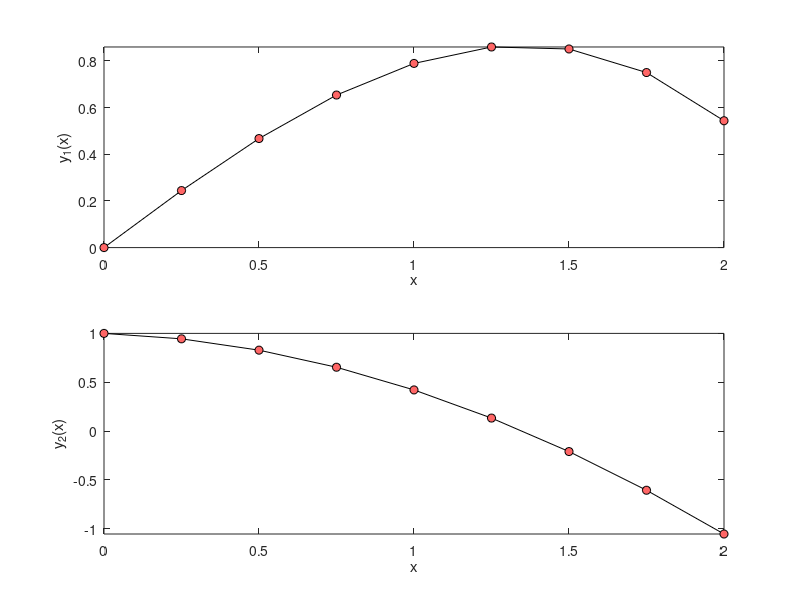

Reproduce this figure in MATLAB.
%% Code 7-5 | Forth Order Runge-Kutta Method
clc; clear; close all
f = @(x,Y) [Y(2); -0.1*Y(2)-x];           %ODE
Y = [0 1];                                %initial values
S = [0 2];                                %response span
h = 0.25;                                 %domain increment
%Metod__________________________________________________________________
a2 = 1/2; b21 = 1/2;
a3 = 1/2; b31 = 0;   b32 = 1/2;
a4= 1;    b41 = 0;   b42 = 0;   b43 = 1;
c1 = 1/6; c2 = 1/3;  c3 = 1/3;  c4 = 1/6;
x = S(1);
Y = Y(:);
i = 1;
xx = x; YY = Y;
while x < S(2)
    i = i+1;
    K1 = f(x,Y);
    K2 = f(x+a2*h,Y+b21*K1*h);
    K3 = f(x+a3*h,Y+(b31*K1+b32*K2)*h);
    K4 = f(x+a4*h,Y+(b41*K1+b42*K2+b43*K3)*h);
    Y = Y+(c1*K1+c2*K2+c3*K3+c4*K4)*h;
    x = x+h;
    xx(i) = x; YY(:,i) = Y;
end
%Illustration___________________________________________________________
m = numel(Y);
div = ['---------' repmat('------------',[1,m]),'\n'];
fprintf('        x'); fprintf('       y%d(x)',1:m);    fprintf(['\n',div]);
fprintf(['%9.3g',repmat('%12.5g',[1,m]),'\n'],[xx;YY]);fprintf(div);
for i = 1:m
    subplot(m,1,i)
    plot(xx,YY(i,:),'linestyle','-','Color','k',...
        'Marker','o','MarkerFaceColor',[1 0.4 0.4],...
        'displayname','f^0(x)'); hold on
    xlabel('x'); ylabel(['y_' num2str(i) '(x)']); axis tight;
end
